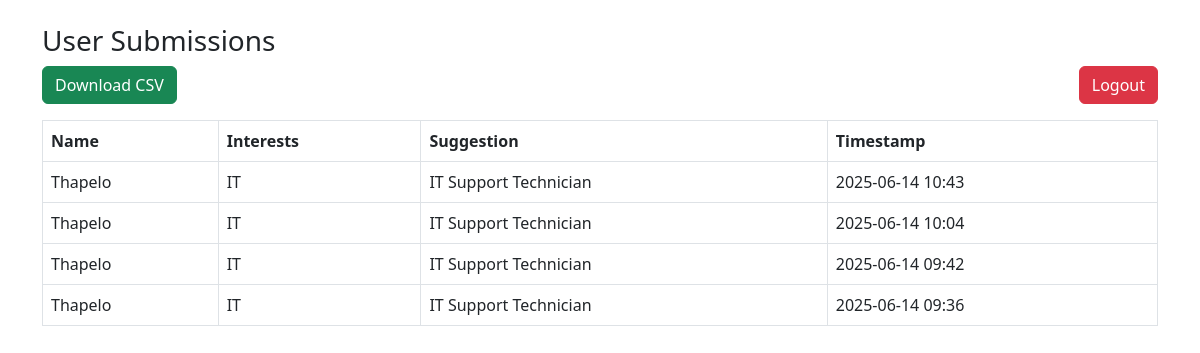
/submissions (signed in), run on the app's committed database.
### app.py (models this page shows)
class UserSubmission(db.Model):
    id = db.Column(db.Integer, primary_key=True)
    name = db.Column(db.String(100), nullable=False)
    interests = db.Column(db.Text, nullable=False)
    suggestion = db.Column(db.String(100), nullable=False)
    timestamp = db.Column(db.DateTime, default=datetime.utcnow)

### app.py (the view)
@app.route('/submissions')
def submissions():
    if not session.get('admin'):
        return redirect(url_for('login'))
    all_submissions = UserSubmission.query.order_by(UserSubmission.timestamp.desc()).all()
    return render_template("submissions.html", submissions=all_submissions)

### templates/submissions.html (shortened to what this page needs)
<!DOCTYPE html>
<html lang="en">
<head>
    <link href="https://cdn.jsdelivr.net/npm/bootstrap@5.3.0/dist/css/bootstrap.min.css" rel="stylesheet">
</head>
<body>
<div class="container mt-4">
    <h3>User Submissions</h3>
    <a href="/export" class="btn btn-success mb-3">Download CSV</a>
    <a href="/logout" class="btn btn-danger mb-3 float-end">Logout</a>
    <table class="table table-bordered">
        <thead>
            <tr>
                <th>Name</th>
                <th>Interests</th>
                <th>Suggestion</th>
                <th>Timestamp</th>
            </tr>
        </thead>
        <tbody>
            {% for s in submissions %}
            <tr>
                <td>{{ s.name }}</td>
                <td>{{ s.interests }}</td>
                <td>{{ s.suggestion }}</td>
                <td>{{ s.timestamp.strftime('%Y-%m-%d %H:%M') }}</td>
            </tr>
            {% endfor %}
        </tbody>
    </table>
</div>
</body>
</html>

### data on the page
UserSubmission: name "Thapelo", interests "IT", suggestion "IT Support Technician", timestamp "2025-06-14 10:43"
UserSubmission: name "Thapelo", interests "IT", suggestion "IT Support Technician", timestamp "2025-06-14 10:04"
UserSubmission: name "Thapelo", interests "IT", suggestion "IT Support Technician", timestamp "2025-06-14 09:42"
UserSubmission: name "Thapelo", interests "IT", suggestion "IT Support Technician", timestamp "2025-06-14 09:36"
